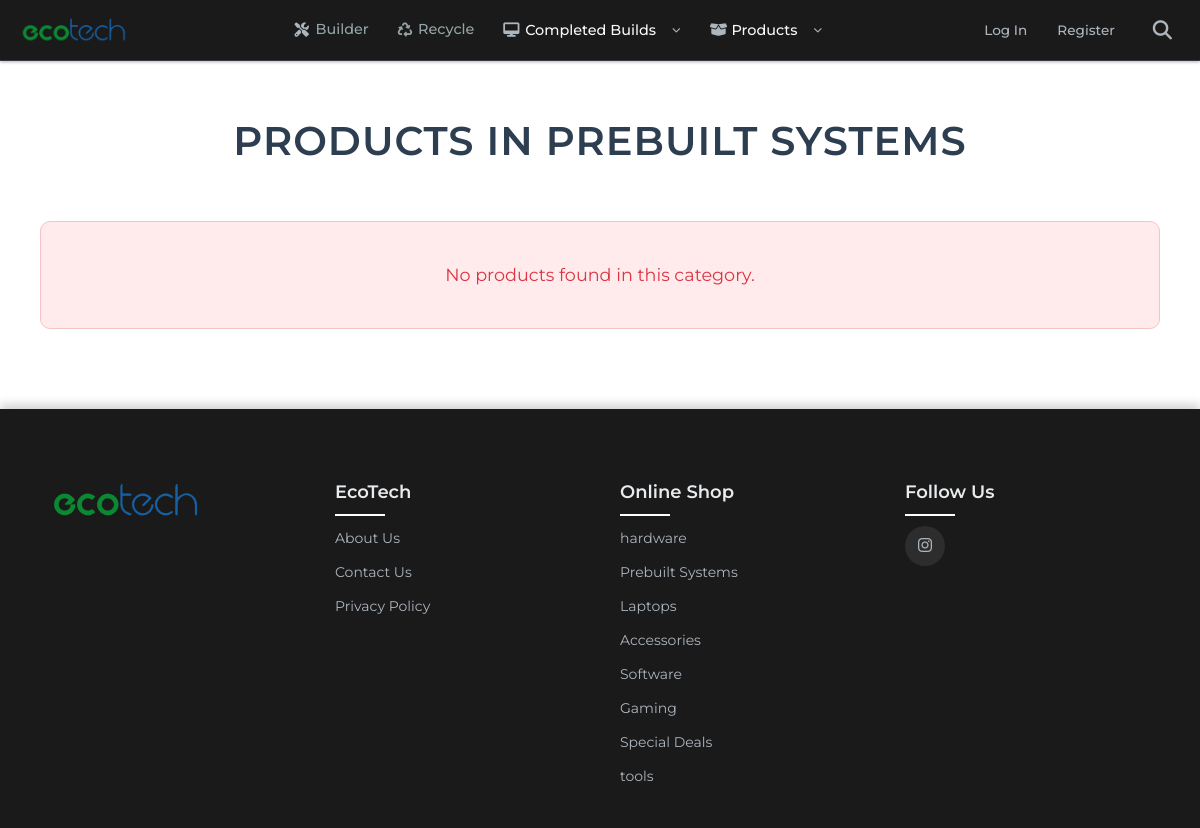
The page /category.php?id=4 on the database its author committed.
### tables this page shows
CREATE TABLE `site_settings` (
  `id` int(11) NOT NULL,
  `site_name` varchar(255) DEFAULT NULL,
  `logo` varchar(255) DEFAULT NULL,
  `favicon` varchar(255) DEFAULT NULL,
  `primary_color` varchar(7) DEFAULT NULL,
  `secondary_color` varchar(7) DEFAULT NULL,
  `accent_color` varchar(20) DEFAULT '#f97316',
  `site_description` text DEFAULT NULL,
  `footer_text` varchar(255) DEFAULT NULL,
  `allow_registration` tinyint(4) DEFAULT 1,
  `maintenance_mode` tinyint(1) DEFAULT 0,
  `font_family` varchar(100) DEFAULT 'Montserrat',
  `theme_mode` varchar(10) DEFAULT 'light',
  `analytics_id` varchar(20) DEFAULT NULL,
  `meta_keywords` text DEFAULT NULL,
  `contact_email` varchar(255) DEFAULT NULL,
  `social_links` text DEFAULT NULL,
  `header_scripts` text DEFAULT NULL,
  `footer_scripts` text DEFAULT NULL,
  `enable_cache` tinyint(1) DEFAULT 0,
  `cache_lifetime` int(11) DEFAULT 3600,
  `created_at` timestamp NOT NULL DEFAULT current_timestamp(),
  `updated_at` timestamp NOT NULL DEFAULT current_timestamp() ON UPDATE current_timestamp()
);

CREATE TABLE `categories` (
  `id` int(11) NOT NULL,
  `name` varchar(255) NOT NULL
);

### category.php (the view, shortened to what this page needs)
<?php
include 'db_connect.php';
$categoryId = isset($_GET['id']) ? (int)$_GET['id'] : 0;
try {
    $stmt = $pdo->prepare("SELECT name FROM categories WHERE id = ?");
    $stmt->execute([$categoryId]);
    $category = $stmt->fetch(PDO::FETCH_ASSOC);
} catch (PDOException $e) {
    echo "Error: Unable to fetch category. " . $e->getMessage();
    exit;
}
try {
    $stmt = $pdo->prepare("
        SELECT p.id, p.name, p.description, p.price, p.stock, pi.image_url
        FROM products p
        LEFT JOIN product_images pi ON p.id = pi.product_id AND pi.is_primary = 1  -- Only get primary images
        WHERE p.category_id = ?
    ");
    $stmt->execute([$categoryId]);
    $products = $stmt->fetchAll(PDO::FETCH_ASSOC);
} catch (PDOException $e) {
    echo "Error: Unable to fetch products. " . $e->getMessage();
    $products = [];
}
?>
<!DOCTYPE html>
<html lang="en">
<head>
</head>
<body>
<?php include 'header.php'; ?>
<main><?php
try {
    $stmt = $pdo->prepare("SELECT name FROM categories WHERE id = ?");
    $stmt->execute([$categoryId]);
    $category = $stmt->fetch(PDO::FETCH_ASSOC);
} catch (PDOException $e) {
    echo "<h1 class='error'>Error: Unable to fetch category. " . htmlspecialchars($e->getMessage()) . "</h1>";
    exit;
}
echo "<h1 class='h11' style='font-family: 'Poppins', sans-serif;'>Products in " . htmlspecialchars($category['name']) . "</h1>";?>
    <div class="products-list">
        <?php if (!empty($products)): ?>
            <?php foreach ($products as $product): ?>
                <div class="product-grid">
                    <div class="product-item">
                        <a href="product.php?id=<?php echo $product['id']; ?>" style="text-decoration: none; color: inherit;">
                            <div class="product-image">
                                <?php
                                $photo = isset($product['image_url']) ? $product['image_url'] : 'default-photo.jpg';
                                if (filter_var($photo, FILTER_VALIDATE_URL)) {
                                    echo '<img src="' . htmlspecialchars($photo) . '" alt="' . htmlspecialchars($product['name']) . '" />';
                                } else {
                                    echo '<img src="uploads/products/' . htmlspecialchars($photo) . '" alt="' . htmlspecialchars($product['name']) . '" />';
                                }
                                ?>
                            </div>
                            <h3><?php echo htmlspecialchars($product['name']); ?></h3>
                            <p><?php echo htmlspecialchars($product['description']); ?></p>
                            <div class="price"><?php echo number_format($product['price'], 2); ?>   DZD</div>
                            <?php
                            $stockClass = '';
                            if ($product['stock'] <= 0) {
                                $stockClass = 'out';
                                $stockText = 'Out of Stock';
                            } elseif ($product['stock'] <= 5) {
                                $stockClass = 'low';
                                $stockText = 'Low Stock: ' . $product['stock'];
                            } else {
                                $stockText = 'In Stock: ' . $product['stock'];
                            }
                            ?>
                            <span class="stock <?php echo $stockClass; ?>"><?php echo $stockText; ?></span>
                        </a>
                    </div>
                </div>
            <?php endforeach; ?>
        <?php else: ?>
            <div class="no-products-message">
                <p>No products found in this category.</p>
            </div>
        <?php endif; ?>
    </div>
</main>
<?php
include 'footer.php';
?>
</body>
</html>

### header.php (shortened to what this page needs)
<?php
require_once __DIR__ . '/db_connect.php';
$settings = [];
if (isset($pdo) && $pdo instanceof PDO) {
    try {
        $stmt = $pdo->query("SELECT * FROM site_settings LIMIT 1");
        $settings = $stmt->fetch(PDO::FETCH_ASSOC) ?: [];
    } catch (PDOException $e) {
        error_log("Error fetching site settings: " . $e->getMessage());
    }
}
$isAdmin = false;
$emailVerified = false;
$user = null;
$unreadCount = 0;
$cartCount = isset($_SESSION['cart']) ? count($_SESSION['cart']) : 0;
?>
<!DOCTYPE html>
<html>
<head>
    <link rel="stylesheet" href="https://cdnjs.cloudflare.com/ajax/libs/font-awesome/6.4.0/css/all.min.css">
</head>
<body> <?php if (isset($_SESSION['loggedin']) && !$emailVerified && isset($pdo)): ?>
    <div class="email-verification-banner">
        Your email is not verified. Please <a href="profile.php">verify your email</a>.
    </div>
    <?php endif; ?>
    <header>
        <div class="main-header-nav">
            <div class="logo">
                <a href="index.php"><img src="<?= htmlspecialchars($settings['logo'] ?? 'logo (1) text.png') ?>" alt="<?= htmlspecialchars($settings['site_name'] ?? 'EcoTech') ?> Logo"></a>
            </div>
            <nav class="category-nav-container" id="main-navigation">
                <a href="buildyourpc.php" class="nav-link">
                    <i class="fas fa-tools" aria-hidden="true"></i>
                    <span>Builder</span>
                </a>
                <a href="recycle.php" class="nav-link">
                    <i class="fa-solid fa-recycle" aria-hidden="true"></i>
                    <span>Recycle</span>
                </a>
                <div class="nav-item">
                    <button class="category-btn has-dropdown" aria-expanded="false" aria-controls="builds-dropdown">
                        <i class="fas fa-desktop" aria-hidden="true"></i>
                        <span>Completed Builds</span>
                    </button>
                </div>
                <div class="nav-item">
                    <button class="category-btn has-dropdown" aria-expanded="false">
                        <i class="fas fa-box-open" aria-hidden="true"></i>
                        <span>Products</span>
                    </button>
                </div>
            </nav>
            <div class="header-right-actions">
                <div class="header-user-area">
                    <?php if (isset($_SESSION['loggedin']) && $_SESSION['loggedin'] === true && isset($pdo)): ?>
                        <?php if ($isAdmin): ?> <a href="dashboard.php" title="Admin Dashboard" aria-label="Admin Dashboard"><i class="fas fa-tachometer-alt" aria-hidden="true"></i></a> <?php endif; ?>
                        <a href="marketplace.php" title="Marketplace" aria-label="Marketplace"><i class="fas fa-store" aria-hidden="true"></i></a>
                        <a href="inbox.php" title="Messages" aria-label="Messages <?php echo $unreadCount > 0 ? '(' . $unreadCount . ' unread)' : ''; ?>"><i class="fab fa-facebook-messenger" aria-hidden="true"></i><?php if ($unreadCount > 0): ?><span class="messages-unread-count"><?php echo $unreadCount; ?></span><?php endif; ?></a>
                        <a href="cart.php" title="Cart" aria-label="Shopping Cart <?php echo $cartCount > 0 ? '(' . $cartCount . ' items)' : ''; ?>"><i class="fas fa-shopping-cart" aria-hidden="true"></i><?php if ($cartCount > 0): ?><span class="cart-count"><?php echo $cartCount; ?></span><?php endif; ?></a>
                            <a href="wishlist.php" style="transition: color 0.3s ease;" onmouseover="this.style.color='red'" onmouseout="this.style.color=''" ><i class="fas fa-heart"></i></a>
                        <a href="logout.php" title="Logout" aria-label="Logout"><i class="fas fa-sign-out-alt" aria-hidden="true"style="transition: color 0.3s ease;" onmouseover="this.style.color='red'" onmouseout="this.style.color=''"></i></a>
                        <a href="profile.php" class="header-profile" title="Profile" aria-label="View Profile"><img src="<?php
                        if ($user['profile_picture']) {
                            echo 'uploads/profiles/' . htmlspecialchars($user['profile_picture']);
                        } else {
                            echo 'https://i.top4top.io/p_3273sk4691.jpg';
                        }
                    ?>" alt="Profile Picture"></a>
                    <?php elseif (!isset($pdo)): ?>
                         <span style="color: var(--notification-bg); font-size: 0.8em; padding: 5px;">DB Err</span>
                    <?php else: ?>
                        <div class="auth-buttons">
                            <a href="login.php">Log In</a>
                            <a href="sign-up.php">Register</a>
                        </div>
                    <?php endif; ?>
                </div>
                <div class="search-container" id="search-container">
                    <button type="button" class="search-icon-btn" id="search-icon-btn" title="Search" aria-label="Open Search Form" aria-expanded="false" aria-controls="search-form"> <i class="fas fa-search" aria-hidden="true"></i>
                    </button>
                </div>
            </div>
        </div>
    </header>
</body>
</html>

### footer.php (shortened to what this page needs)
<?php
include 'db_connect.php';
$settings = [];
if (isset($pdo) && $pdo instanceof PDO) {
    try {
        $stmt = $pdo->query("SELECT * FROM site_settings LIMIT 1");
        $settings = $stmt->fetch(PDO::FETCH_ASSOC) ?: [];
    } catch (PDOException $e) {
        error_log("Error fetching site settings: " . $e->getMessage());
    }
}
$social_links = !empty($settings['social_links']) ? json_decode($settings['social_links'], true) : [
    'facebook' => '',
    'twitter' => '',
    'instagram' => '',
    'linkedin' => ''
];
try {
    $stmt = $pdo->query("SELECT * FROM categories");
    $categories = $stmt->fetchAll(PDO::FETCH_ASSOC);
} catch (PDOException $e) {
    echo "Error: Unable to fetch categories. " . $e->getMessage();
    $categories = [];
}
?>
<!DOCTYPE html>
<html lang="en">
<head>
    <link rel="stylesheet" href="https://cdnjs.cloudflare.com/ajax/libs/font-awesome/6.5.1/css/all.min.css">
</head>
<body>
<footer class="footer">
    <div class="containerr">
        <div class="row">
            <div class="footer-col">
                <img src="<?= htmlspecialchars($settings['logo'] ?? 'logo (1).png') ?>" alt="<?= htmlspecialchars($settings['site_name'] ?? 'Company') ?> Logo" class="footer-logo">
            </div>
            <div class="footer-col">
                <h4><?= htmlspecialchars($settings['site_name'] ?? 'EcoTech') ?></h4>
                <ul>
                    <li><a href="about.php">About Us</a></li>
                    <li><a href="contact.php">Contact Us</a></li>
                    <li><a href="privacy-policy.php">Privacy Policy</a></li>
                </ul>
            </div>
            <div class="footer-col">
                <h4>Online Shop</h4>
                <ul>
                    <?php if (!empty($categories)): ?>
                        <?php foreach ($categories as $category): ?>
                            <li><a href="category.php?id=<?php echo htmlspecialchars($category['id'])?>"><?= htmlspecialchars($category['name']) ?></a></li>
                        <?php endforeach; ?>
                    <?php else: ?>
                        <li><a href="#">No categories available</a></li>
                    <?php endif; ?>
                </ul>
            </div>
            <div class="footer-col">
                <h4>Follow Us</h4>
                <div class="social-links">
                    <?php if (!empty($social_links['instagram'])): ?>
                        <a href="<?= htmlspecialchars($social_links['instagram']) ?>" target="_blank" rel="noopener"><i class="fab fa-instagram"></i></a>
                    <?php endif; ?>
                </div>
            </div>
        </div>
    </div>
</footer>
</body>
</html>

### category.php (style rules this page uses)
body { font-family: 'Poppins', sans-serif; background-color: #f8f9fa; margin: 0; color: #333; }
main { max-width: 1200px; margin: 0 auto; padding: 20px; }
.h11 { text-align: center; margin: 30px 0; color: #2c3e50; font-size: 2.5em; font-weight: 600; text-transform: uppercase; letter-spacing: 1px; }
.products-list { display: grid; grid-template-columns: repeat(auto-fill, minmax(250px, 1fr)); gap: 30px; padding: 20px; }
.no-products-message { grid-column: 1 / -1; text-align: center; padding: 40px; background: #ffebeb; color: #dc3545; border-radius: 10px; border: 1px solid #f5c2c7; font-size: 1.1em; }
.nav-link { transition: color 0.3s ease; }
.nav-link:not(.active) { color: #95a5a6 !important; }

### rows shown on the page
site_settings: logo (picture), site_name "EcoTech"
categories: name "PREBUILT SYSTEMS", name "Prebuilt Systems"
categories: name "hardware"
categories: name "Laptops"
categories: name "Accessories"
categories: name "Software"
categories: name "Gaming"
categories: name "Special Deals"
categories: name "tools"
